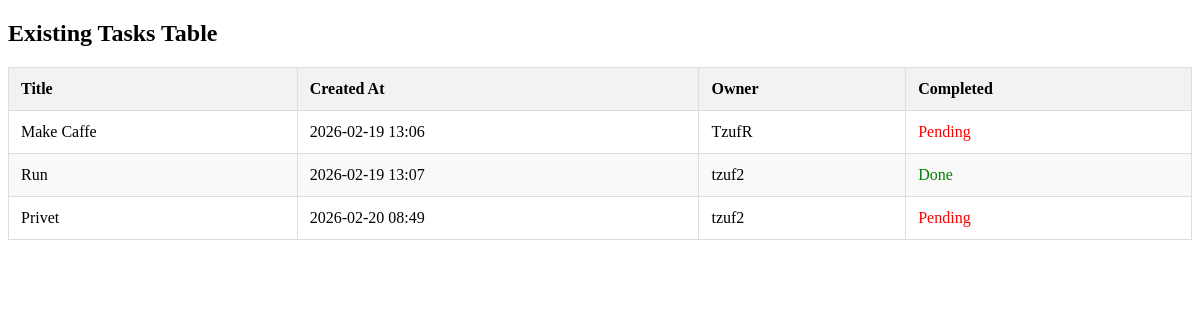
Page /task-list/ on the earlier database version.
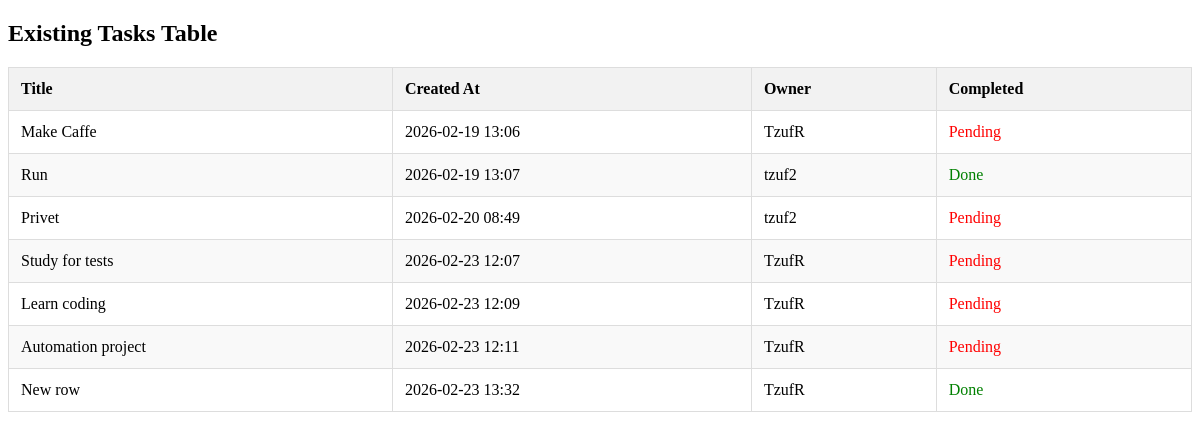
Same page on the later database version.
### playground/models.py (models this page shows, shortened)
class ListTzuf(models.Model):
    CATEGORY_CHOICES = [
        ('work', 'Work'),
        ('personal', 'Personal'),
        ('urgent', 'Urgent'),
        ('management', 'Management'),
    ]
    title = models.CharField(
        max_length=100,
        validators=[MinLengthValidator(3)]
        )
    category = models.CharField(choices=CATEGORY_CHOICES, default='work')
    content = models.TextField()
    coworker = models.ForeignKey(User, on_delete=models.SET_NULL, null=True, blank=True, related_name='tasks')
    completed = models.BooleanField(default=False)
    created_at = models.DateTimeField(auto_now_add=True)
    owner = models.ForeignKey('auth.User', related_name='listtzufs', on_delete=models.CASCADE, null=True, default='TzufR')
    completed_at = models.DateTimeField(null=True, blank=True)
    tags = models.ManyToManyField(Tag, related_name="tasks", blank=True)

### playground/views.py (the view)
# urls.py: path('task-list/', views.task_list_view, name='task-list'),
def task_list_view(request):
    tasks = ListTzuf.objects.all()
    return render(request, 'task_list.html', {'tasks': tasks})

### playground/templates/task_list.html (shortened to what this page needs)
<!DOCTYPE html>
<html>
<head>
</head>
<body>
<h2>Existing Tasks Table </Table></h2>
<table>
  <thead>
    <tr>
      <th>Title</th>
      <th>Created At</th>
      <th>Owner</th>
      <th>Completed</th>
    </tr>
  </thead>
  <tbody>
    {% for task in tasks %}
    <tr>
      <td {% if task.category == 'urgent' %}style="color: red; font-weight: 900; font-size: 1.1em;"{% endif %}>
           {{ task.title }}
      </td>
      <td>{{ task.created_at|date:"Y-m-d H:i" }}</td>
      <td>{{ task.owner.username|default:"TzufR" }}</td>
      <td>{% if task.completed %}
            <span style="color: green;">Done</span>
          {% else %}
            <span style="color: red;">Pending</span>
          {% endif %}
      </td>
    </tr>
    {% empty %}
    <tr>
      <td colspan="3">No tasks found.</td>
    </tr>
    {% endfor %}
  </tbody>
</table>
</body>
</html>

### playground/templates/task_list.html (style rules this page uses)
table { width: 100%; border-collapse: collapse; }
th, td { border: 1px solid #ddd; padding: 12px; text-align: left; }
th { background-color: #f2f2f2; }
tr:nth-child(even) { background-color: #f9f9f9; }

Differences in the rows shown:
added ListTzuf: title "Study for tests", created_at "2026-02-23 12:07", owner.username "TzufR", completed "Pending"
added ListTzuf: title "Learn coding", created_at "2026-02-23 12:09", owner.username "TzufR", completed "Pending"
added ListTzuf: title "Automation project", created_at "2026-02-23 12:11", owner.username "TzufR", completed "Pending"
added ListTzuf: title "New row", created_at "2026-02-23 13:32", owner.username "TzufR", completed "Done"
